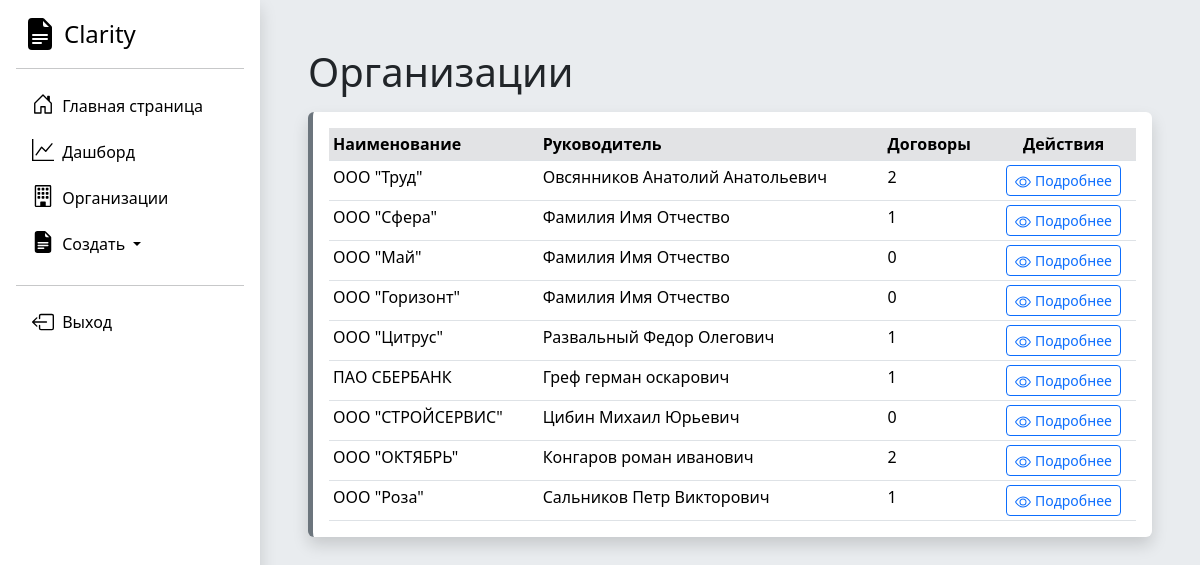
The page /organizations/ (signed in) on the database as committed earlier.
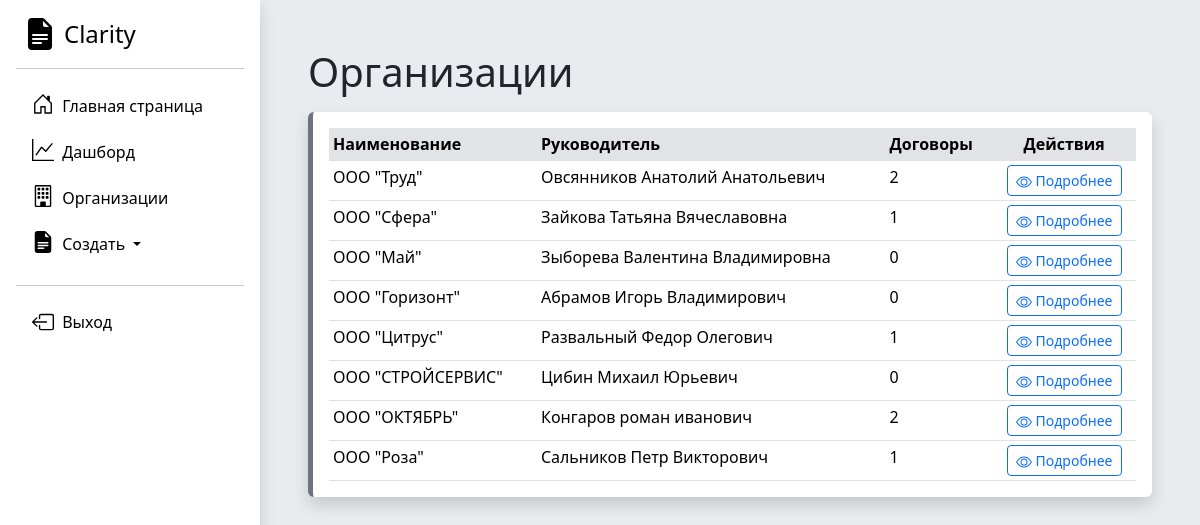
The same page on the database as committed later.
### Accounting/models.py (models this page shows, shortened)
class Organization(models.Model):
    full_name = models.CharField('Полное наименование', max_length=250)
    short_name = models.CharField('Краткое наименование', max_length=250)
    inn = models.IntegerField('ИНН')
    kpp = models.IntegerField('КПП')
    ur_adres = models.TextField('Юридический адрес')
    management_full_name = models.CharField('Управляющее лицо', max_length=250)
    management_post = models.CharField('Должность управляющего лица', max_length=250)
    class Meta:
        verbose_name = "Юридическое лицо"
        verbose_name_plural = "Юридические лица"

### Accounting/views.py (the view)
# urls.py: path('organizations/', views.organizations, name='organizations'),
@login_required
def organizations(request):
    organization_list = Organization.objects.all()
    dogovor_list = Dogovor.objects.all()
    service_list = Service.objects.all()
    for el in service_list:
        el.period = (el.date_end - el.date_start).days + 1
    for el in organization_list:
        el.doc_count = Dogovor.objects.filter(organization=el.id).count()
    content = {
        'organization_list': organization_list,
        'dogovor_list': dogovor_list,
        'service_list': service_list
    }
    return render(request, 'Accounting/organizations.html', content)

### DAM/templates/Accounting/organizations.html (shortened to what this page needs)
{% extends 'Accounting/base.html' %}
{% block content %}<h1>Организации</h1>
<div class="card shadow p-3 rounded mt-3 border-top-0 border-end-0 border-bottom-0 border-5 border-secondary">
<div class="card-body px-0 py-0">
<div class="table-responsive scrollbar">
    <table class="table table-sm fs-10 mb-0 overflow-hidden">
        <thead >
            <tr>
                <th class="bg-secondary-subtle">Наименование</th>
                <th class="bg-secondary-subtle">Руководитель</th>
                <th class="bg-secondary-subtle">Договоры</th>
                <th class="bg-secondary-subtle text-center">Действия</th>
            </tr>
        </thead>
        <tbody>
{% for el in organization_list %}
<tr>
    <td>{{ el.short_name }}</td>
    <td>{{ el.management_full_name }}</td>
    <td>{{ el.doc_count }}</td>
    <td class="text-center">
        <div class="btn-group" role="group" aria-label="Basic mixed styles example">
          <a role="button" class="btn btn-outline-primary btn-sm" href="{% url 'organization-detail' el.pk %}">
              Подробнее
          </a>
        </div>
    </td>
</tr>
{% endfor %}
        </tbody>
    </table>
</div>
</div>
{% endblock %}

### DAM/templates/Accounting/base.html (shortened to what this page needs)
{% load static %}
<!DOCTYPE html>
<html lang="en" data-bs-theme="light" class=" FB_FW_ext Bco">
<head>
    <link rel="stylesheet" href="https://cdn.jsdelivr.net/npm/bootstrap@5.3.2/dist/css/bootstrap.min.css">
</head>
<body class="bg-body-secondary">
<main class="d-flex flex-nowrap">
<div class="d-flex flex-column flex-shrink-0 p-3 bg-white shadow" style="width: 260px; min-height: 100vh;">
    <a href="/" class="d-flex align-items-center mb-3 mb-md-0 me-md-auto link-body-emphasis text-decoration-none">
        <svg xmlns="http://www.w3.org/2000/svg" width="32" height="32" fill="currentColor" class="bi bi-file-earmark-text-fill me-2 ms-2" viewBox="0 0 16 16">
            <use xlink:href="#logo"></use>
        </svg>
      <span class="ml-5 fs-4">Clarity</span>
    </a>
    <hr>
    <ul class="nav nav-pills flex-column mb-auto">
      <li class="nav-item">
        <a href="{% url 'home' %}" class="nav-link link-body-emphasis" style="font-size: 1rem !important">
          <svg class="bi pe-none me-1 mb-2" width="22" height="22"><use xlink:href="#home"></use></svg>
          Главная страница
        </a>
      </li>
      <li class="nav-item">
        <a href="{% url 'dashboard' %}" class="nav-link link-body-emphasis"  style="font-size: 1rem !important">
          <svg class="bi pe-none me-1 mb-2" width="22" height="22"><use xlink:href="#graph"></use></svg>
          Дашборд
        </a>
      </li>
      <li class="nav-item">
        <a href="{% url 'organizations' %}" class="nav-link link-body-emphasis" style="font-size: 1rem !important">
          <svg class="bi pe-none me-1 mb-2" width="22" height="22"><use xlink:href="#organization"></use></svg>
          Организации
        </a>
      </li>
        <li class="nav-item dropdown">
          <a class="nav-link dropdown-toggle link-body-emphasis" style="font-size: 1rem !important" href="#" role="button" data-bs-toggle="dropdown" aria-expanded="false">
            <svg class="bi pe-none me-1 mb-2" width="22" height="22"><use xlink:href="#logo"></use></svg>
            Создать
          </a>
        </li>
<hr>
      <li>
        <form action="{% url 'logout' %}" method="post">
             <button type="submit" href="{% url 'logout' %}" class="nav-link link-body-emphasis" style="font-size: 1rem !important">
                  <svg class="bi pe-none me-1 mb-1" width="22" height="22"><use xlink:href="#logout"></use></svg>
                  Выход
             </button>
        </form>
      </li>
    </ul>
  </div>
    <div class="container p-5">
{% block content %}{% endblock %}
</div>
</main>
</body>
</html>

Rows that differ between the two databases and show on the page:
removed Organization: short_name "ПАО СБЕРБАНК", management_full_name "Греф герман оскарович", doc_count "1"
changed Organization "ООО \"Сфера\"": management_full_name "Фамилия Имя Отчество" → "Зайкова Татьяна Вячеславовна"
changed Organization "ООО \"Май\"": management_full_name "Фамилия Имя Отчество" → "Зыборева Валентина Владимировна"
changed Organization "ООО \"Горизонт\"": management_full_name "Фамилия Имя Отчество" → "Абрамов Игорь Владимирович"
